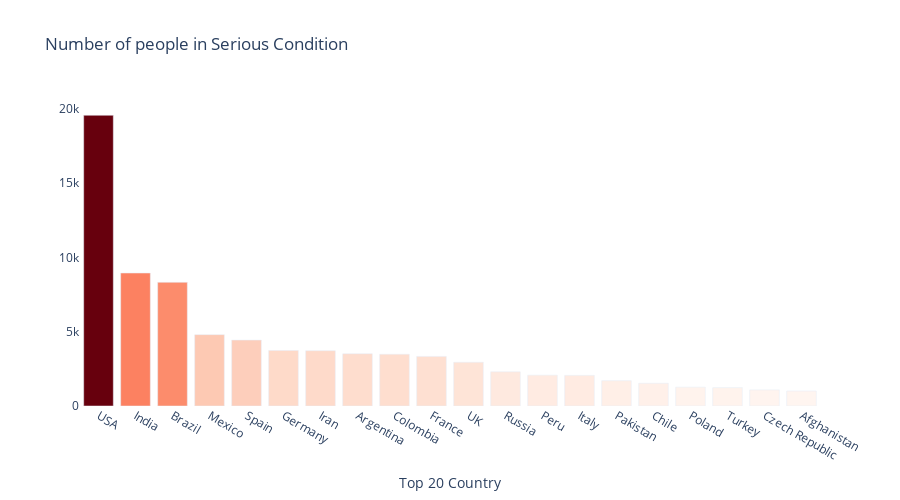

Notebook source saved alongside this figure:
### Markdown cell above
### Question 2: How many people are in serious or critical condition based on countries?

### Code cell
data = summary.dropna(subset=['serious_or_critical'])
data = data.reset_index()

visualize(data, 500, 'country', "serious_or_critical", 'Number of people in Serious Condition', "Reds", n=20)

### Figure 1 — Plotly figure (JSON) as saved in the notebook; plotly's stock layout.template omitted (floating-point values rounded to 4 significant figures)
{"data": [{"hoverinfo": "skip", "marker": {"color": [19555, 8944, 8318, 4798, 4432, 3736, 3720, 3514, 3482, 3337, 2943, 2300, 2075, 2062, 1702, 1530, 1270, 1235, 1086, 1012], "colorscale": [[0, "rgb(255,245,240)"], [0.125, "rgb(254,224,210)"], [0.25, "rgb(252,187,161)"], [0.375, "rgb(252,146,114)"], [0.5, "rgb(251,106,74)"], [0.625, "rgb(239,59,44)"], [0.75, "rgb(203,24,29)"], [0.875, "rgb(165,15,21)"], [1, "rgb(103,0,13)"]]}, "type": "bar", "x": ["USA", "India", "Brazil", "Mexico", "Spain", "Germany", "Iran", "Argentina", "Colombia", "France", "UK", "Russia", "Peru", "Italy", "Pakistan", "Chile", "Poland", "Turkey", "Czech Republic", "Afghanistan"], "y": [19555, 8944, 8318, 4798, 4432, 3736, 3720, 3514, 3482, 3337, 2943, 2300, 2075, 2062, 1702, 1530, 1270, 1235, 1086, 1012]}], "layout": {"height": 500, "hovermode": "x", "plot_bgcolor": "rgba(0,0,0,0)", "title": {"text": "Number of people in Serious Condition"}, "xaxis": {"title": {"text": "Top 20 Country"}}}}
